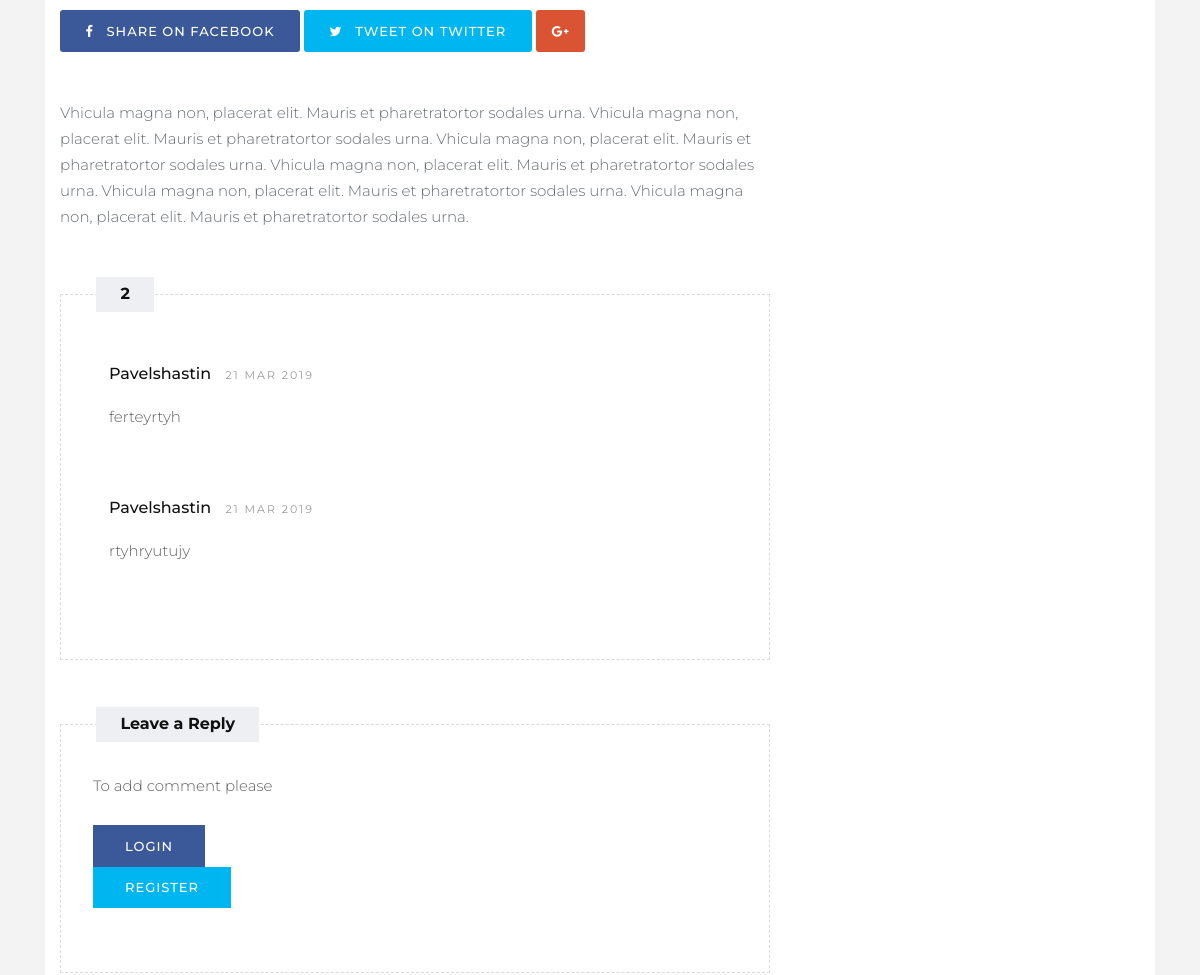
The app's page /reciepts/2 (middle part), older data.
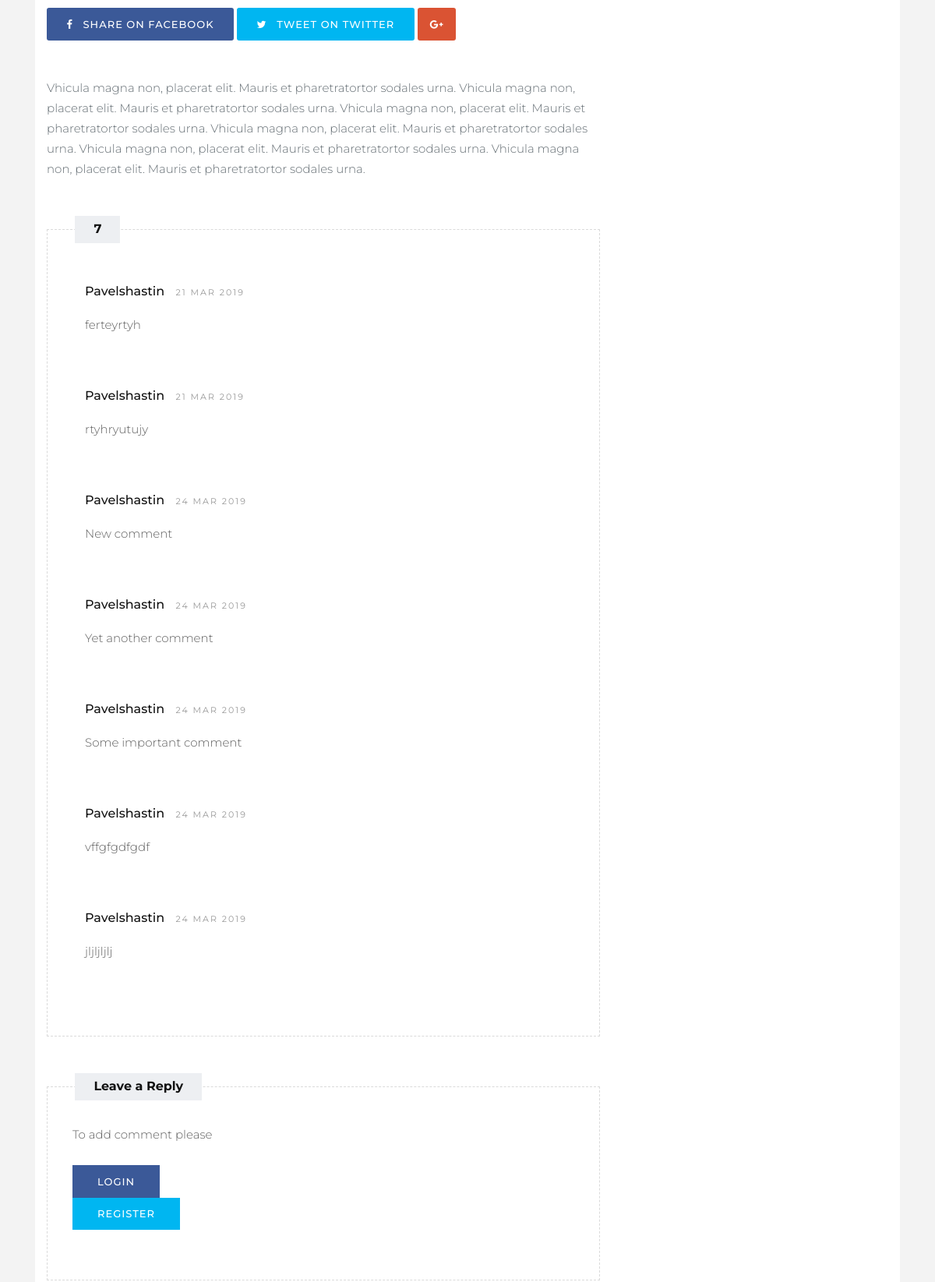
The same page, newer data.
### blog/models.py (models this page shows, shortened)
class Post(models.Model):
    author = models.ForeignKey(settings.AUTH_USER_MODEL, on_delete=models.CASCADE)
    title = models.CharField(max_length=300)
    text = models.TextField()
    created_date = models.DateTimeField(default=tz.now)
    published_date = models.DateTimeField(default=tz.now)
    modified_date = models.DateTimeField()
    n_comments = models.IntegerField(default=10, blank=True, null=True)
    n_pingback = models.IntegerField(default=10, blank=True, null=True)
    rating = models.IntegerField()
    objects = PostManager()
    def get_comments(self):
        return self.comment_set.all()
    def n_comments(self):
        return self.comment_set.count()

class Comment(models.Model):
    post = models.ForeignKey(Post, on_delete=models.CASCADE)
    author = models.ForeignKey(settings.AUTH_USER_MODEL, on_delete=models.CASCADE)
    text = models.TextField()
    created_date = models.DateTimeField()
    objects = CommentManager()

class MyUser(AbstractUser):
    def auth(self, User):
        pass

### blog/views.py (the view)
# urls.py: path('reciepts/<int:post_id>', views.detail, name='detail'),
def detail(request, post_id=1):
    post = get_object_or_404(Post.objects.get_reciept_by_id(post_id))
    comments = post.get_comments()
    if request.method == "POST":
        form = CommentForm(request.POST)
        if form.is_valid():
            Comment().add(post, request.user, request.POST['comment'], timezone.now())
            form = CommentForm() # return empty form to clean it's fields after submit
    else:
        if request.user.is_authenticated:
            form = CommentForm()
        else:
            form = None
    return render(request, 'blog/food-single.html', {'post': post, 'comments': comments, 'form': form})

### blog/models.py (called while the page is built)
    def get_reciept_by_id(self, id):
        return self.filter(pk=id)

### blog/templates/blog/food-single.html (shortened to what this page needs)
{% extends 'blog/base.html' %}
{% load static %}
{% block content %}
        <section class="section">
            <div class="container">
                <div class="row">
                    <div class="col-lg-8 col-md-12 col-sm-12 col-xs-12">
                        <div class="page-wrapper">
                            <div class="blog-title-area">
                                <div class="post-sharing">
                                    <ul class="list-inline">
                                        <li><a href="#" class="fb-button btn btn-primary"><i class="fa fa-facebook"></i> <span class="down-mobile">Share on Facebook</span></a></li>
                                        <li><a href="#" class="tw-button btn btn-primary"><i class="fa fa-twitter"></i> <span class="down-mobile">Tweet on Twitter</span></a></li>
                                        <li><a href="#" class="gp-button btn btn-primary"><i class="fa fa-google-plus"></i></a></li>
                                    </ul>
                                </div>
                            </div>
                            <div class="blog-content">
                                {{ post.text }}
                            </div>
                            {% if comments %}
                            <div class="custombox clearfix">
                                <h4 class="small-title">{{ post.n_comments }}</h4>
                                <div class="row">
                                    <div class="col-lg-12">
                                        <div class="comments-list">
                                            {% for comment in comments %}
                                                <div class="media">
                                                    <div class="media-body">
                                                        {% if comment.author.first_name and comment.author.last_name %}
                                                            <h4 class="media-heading user_name">{{ comment.author.first_name | title }} {{ comment.author.last_name | title }}
                                                                <small>{{ comment.created_date | date:'d M Y' }}</small></h4>
                                                        {% else %}
                                                            <h4 class="media-heading user_name">{{ comment.author.username | title }}
                                                                <small>{{ comment.created_date | date:'d M Y' }}</small></h4>
                                                        {% endif %}
                                                        <p>{{ comment.text }}</p>
                                                    </div>
                                                </div>
                                            {% endfor %}
                                        </div>
                                    </div>
                                </div>
                            </div>
                            {% endif %}
                            <div class="custombox clearfix">
                                <h4 class="small-title">Leave a Reply</h4>
                                <div class="row">
                                    <div class="col-lg-12">
                                        {% if user.is_authenticated %}
                                            <form class="form-wrapper" action="{% url 'detail' post.id %}" method="POST">
                                                    {% csrf_token %}
                                                    {{ form }}
                                                <input type="submit" class="btn btn-primary" value="Submit Comment">
                                            </form>
                                        {% else %}
                                        <p>To add comment please </p>
                                             <ul class="list-inline">
                                                <li><a href="{% url 'login' %}" class="fb-button btn btn-primary">LogIn</a></li>
                                                <li><a href="{% url 'register' %}" class="tw-button btn btn-primary">Register</a></li>
                                            </ul>
                                        {% endif %}
                                    </div>
                                </div>
                            </div>
                        </div>
                    </div>
                    <div class="col-lg-4 col-md-12 col-sm-12 col-xs-12">
                </div>
            </div>
        </section>
{% endblock %}

### blog/templates/blog/base.html (shortened to what this page needs)
{% load static %}
<!DOCTYPE html>
<html lang="en">
<head>
    <link href="{% static 'blog/css/bootstrap.css' %}" rel="stylesheet">
    <link href="{% static 'blog/css/font-awesome.min.css' %}" rel="stylesheet">
    <link href="{% static 'blog/style.css' %}" rel="stylesheet">
    <link href="{% static 'blog/css/responsive.css' %}" rel="stylesheet">
    <link href="{% static 'blog/css/colors.css' %}" rel="stylesheet">
    <link href="{% static 'blog/css/version/food.css' %}" rel="stylesheet">
</head>
<body>
    <div id="wrapper">
        <section class="section lb text-muted">
            <div class="container">
                {% block content %}
                {% endblock %}
            </div>
        </section>
    </div>
</body>
</html>

### blog/static/blog/style.css (style rules this page uses)
body { font-size: 15px; line-height: 26px; background-color: #ffffff; }
h1, h2, h3, h4, h5, body, p, .topbar-section, .navbar-inverse .navbar-nav .nav-link, .header .dropdown-menu, .navbar-nav .nav-link { font-family: 'Roboto', serif; }
h1, h2, h3, h4, h5, h6 { font-weight: 700; line-height: 1.4; color: #111111; }
h4 { font-size: 19px; line-height: 29px; margin-bottom: 14px }
a { color: #111111; }
body, p { color: #5e5e5e; }
p { margin-bottom: 26px; font-size: 15px; line-height: 26px; }
a { text-decoration: none !important; }
.section { padding: 4rem 0; display: block; position: relative; background-color: #ffffff; }
.section.lb { background-color: #edeff2; }
.post-sharing { display: block; width: 100%; position: relative; margin: 1rem 0 0; }
.gp-button.btn-primary:hover, .gp-button.btn-primary:focus, .gp-button.btn-primary { border-color: #DA5333 !important; background-color: #DA5333 !important; }
.fb-button.btn-primary:focus, .fb-button.btn-primary:hover, .fb-button.btn-primary { background-color: #3B5998 !important; border-color: #3B5998 !important; }
.tw-button.btn-primary:hover, .tw-button.btn-primary:focus, .tw-button.btn-primary { background-color: #00B6F1 !important; border-color: #00B6F1 !important; }
.tw-button i, .fb-button i { margin-right: 0.5rem; }
.post-sharing .btn { padding: 0.3rem 1.6rem; border-radius: 3px; color: #ffffff !important; }
.gp-button { padding: 0.8rem 1rem !important; }
.post-sharing span, .post-sharing li { display: inline-block !important; }
.blog-title-area { display: block; position: relative; padding: 0; margin-bottom: 3rem; }
.blog-title-area .breadcrumb-item.active, .blog-title-area .breadcrumb-item + .breadcrumb-item::before, .blog-title-area .blog-meta small, .blog-title-area a { color: #a3a5a8; }
.blog-title-area span { margin: 0.5rem 0; display: block; }
.user_name { font-size: 16px; font-weight: 500; }
.comments-list p { margin-bottom: 1rem }
.tag-cloud-single a, .comments-list .media-right, .comments-list small { color: #999 !important; font-size: 11px; letter-spacing: 2px; margin-top: 5px; padding-left: 10px; text-transform: uppercase; }
.comments-list .media { padding: 1rem; margin-bottom: 15px; }
.small-title { background: #edeff2 none repeat scroll 0 0; font-size: 16px; left: 5%; line-height: 1; margin: 0; padding: 0.6rem 1.5rem; position: absolute; text-align: center; top: -18px; }
.custombox { position: relative; padding: 3rem 2rem; border: 1px dashed #dadada; }
.btn { background-color: #111111; border: 0 none; border-radius: 0; font-size: 14px; font-weight: bold; padding: 0.8rem 2rem; text-transform: none; }

### blog/static/blog/css/version/food.css (style rules this page uses)
h1, h2, h3, h4, h5, body, p, .topbar-section, .navbar-inverse .navbar-nav .nav-link, .header .dropdown-menu, .navbar-nav .nav-link { font-family: 'Montserrat', serif; }
body, p { font-weight: 300; }
.section.lb { background-color: #f3f3f3; }
.btn { border: 0 none; font-size: 13px; font-weight: 500; letter-spacing: 1px; text-transform: uppercase; }

Row changes from the older to the newer data that the page shows:
computed for Post: n_comments "2" → "7"
added Comment: author.username "Pavelshastin", created_date "24 MAR 2019", text "New comment"
added Comment: author.username "Pavelshastin", created_date "24 MAR 2019", text "Yet another comment"
added Comment: author.username "Pavelshastin", created_date "24 MAR 2019", text "Some important comment"
added Comment: author.username "Pavelshastin", created_date "24 MAR 2019", text "vffgfgdfgdf"
added Comment: author.username "Pavelshastin", created_date "24 MAR 2019", text "jljljljlj"
